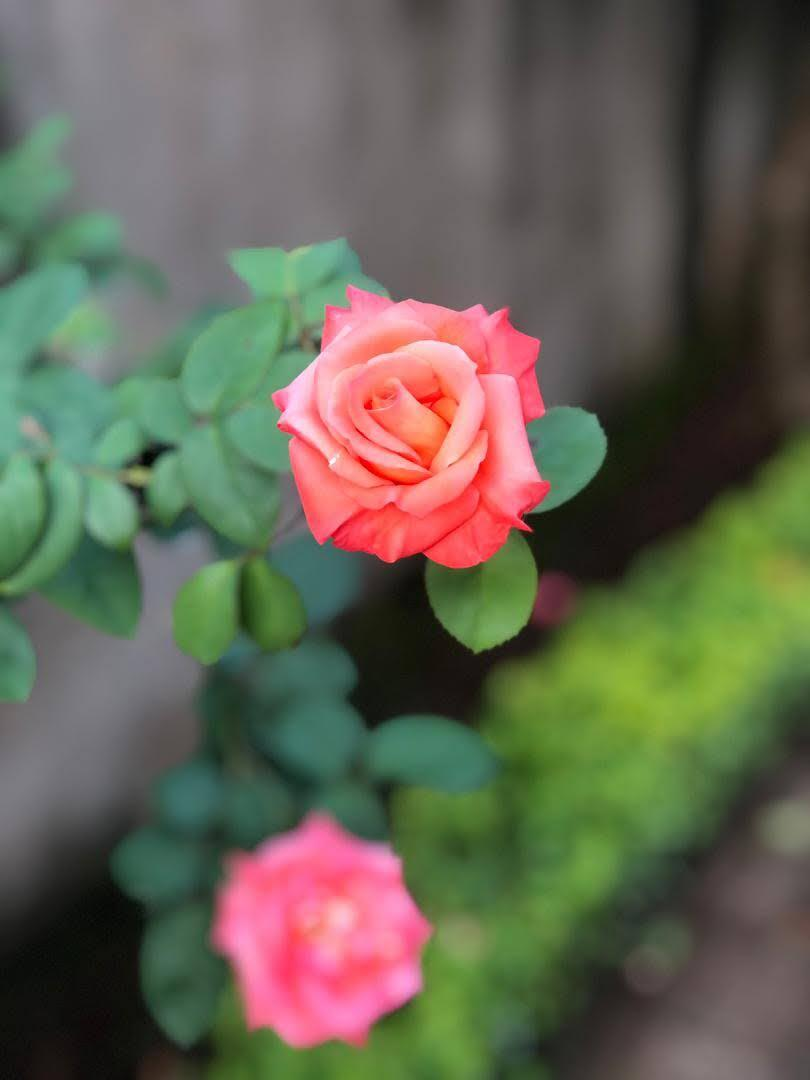
#> input picture data/groundtruth_images/1.jpg, 810 x 1080 px; its folder holds only this picture in this run
$ python cartoonize.py
#> lines starting #> are read from the running program, lines starting #| are printed output that depends on the picture; after the words box and inside, x2 and y2 are one past the last pixel; in counts of white or black regions, pixels touching at a corner belong together
#> further down, image is the input picture: shape (1080, 810, 3); mean B, G, R 83.5, 100.5, 100.6
### scripts/cartoonization_methods.py
import os
import logging
import inspect
import cv2

# Current directory
current_dir = os.getcwd()

# Create and configure the logger
log_file_path = os.path.join(current_dir, '../logs/cartoonize.log')
logging.basicConfig(
    filename=log_file_path,
    filemode='w',
    format='%(asctime)s - %(filename)s line %(lineno)d - %(levelname)s: %(message)s',
    datefmt='%Y-%m-%d %H:%M:%S',
    level=logging.INFO
)

logger = logging.getLogger()

# Cartoonizer 1
# [24 lines left out: function cartoonizer_1, not called in this run]

# Cartoonizer 2
def cartoonizer_2(image):
    logger.info(f'Using {inspect.currentframe().f_code.co_name}') # get the name of the running function

    try:
        ## Apply bilateral filter to smoothen the image while preserving edges
        bilateral_filtered_image = cv2.bilateralFilter(image, 7, 75, 75)

        ## Convert image to grayscale
        gray_image = cv2.cvtColor(bilateral_filtered_image, cv2.COLOR_BGR2GRAY)
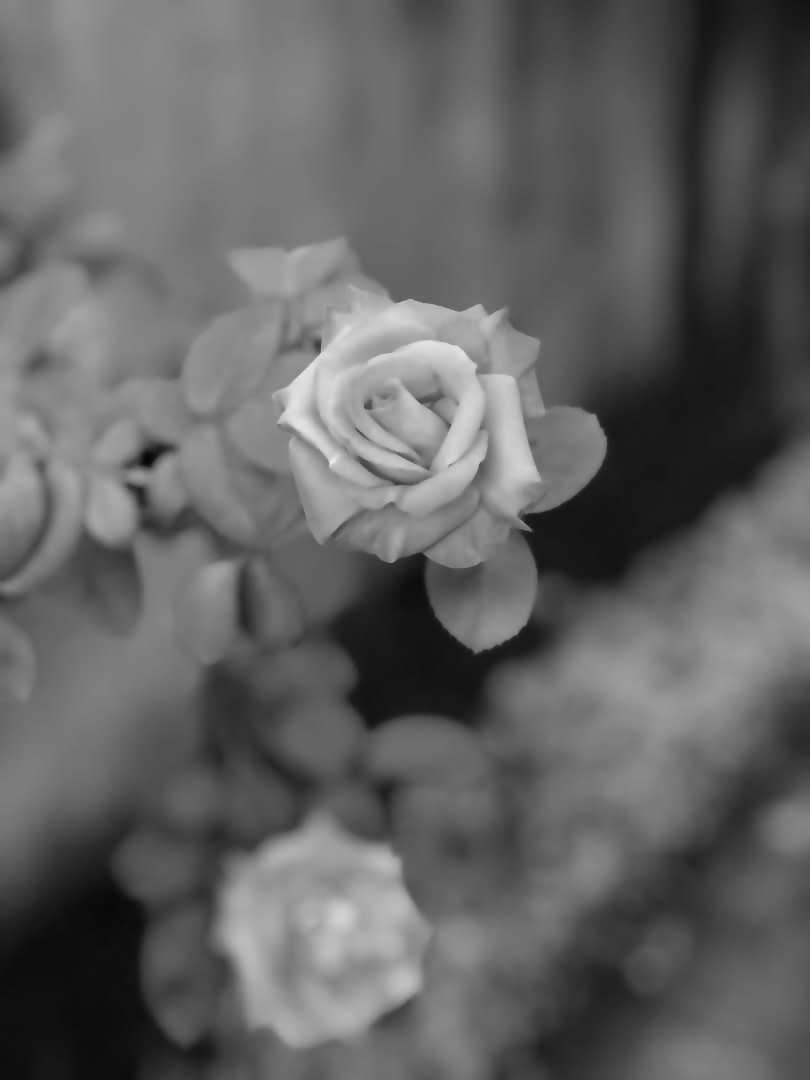
#> gray_image: shape (1080, 810); min 7, max 237, mean 98.6

        ## Apply adaptive thresholding to extract edges
        edge_detected_image = cv2.adaptiveThreshold(gray_image, 255, cv2.ADAPTIVE_THRESH_MEAN_C, cv2.THRESH_BINARY, 9, 2)
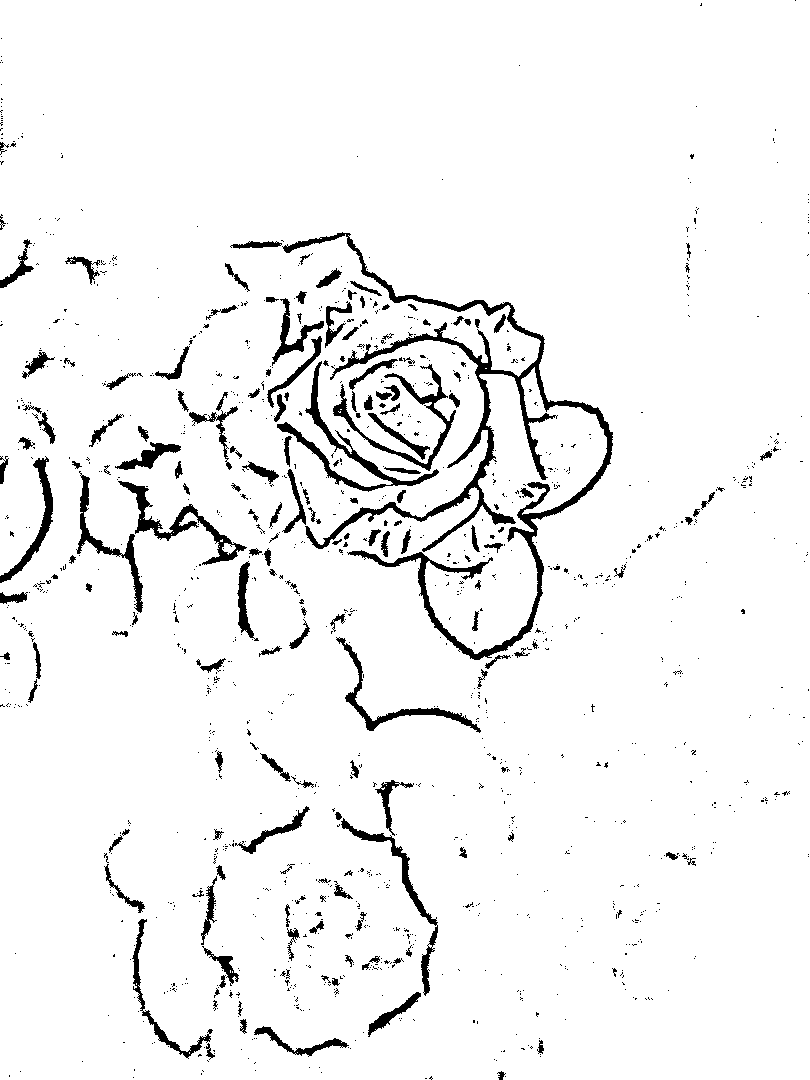
#> edge_detected_image: shape (1080, 810); 95% white; 1291 black regions (1111 under 20 px), largest, box (x1, y1, x2, y2) and area: (282, 232, 613, 660) 11191, (277, 361, 439, 492) 2072, (118, 481, 247, 565) 1721

        ## Convert edges back to color
        edge_detected_image = cv2.cvtColor(edge_detected_image, cv2.COLOR_GRAY2BGR)

        ## Apply bitwise_and to merge the edges with the original image
        cartoon = cv2.bitwise_and(bilateral_filtered_image, edge_detected_image)
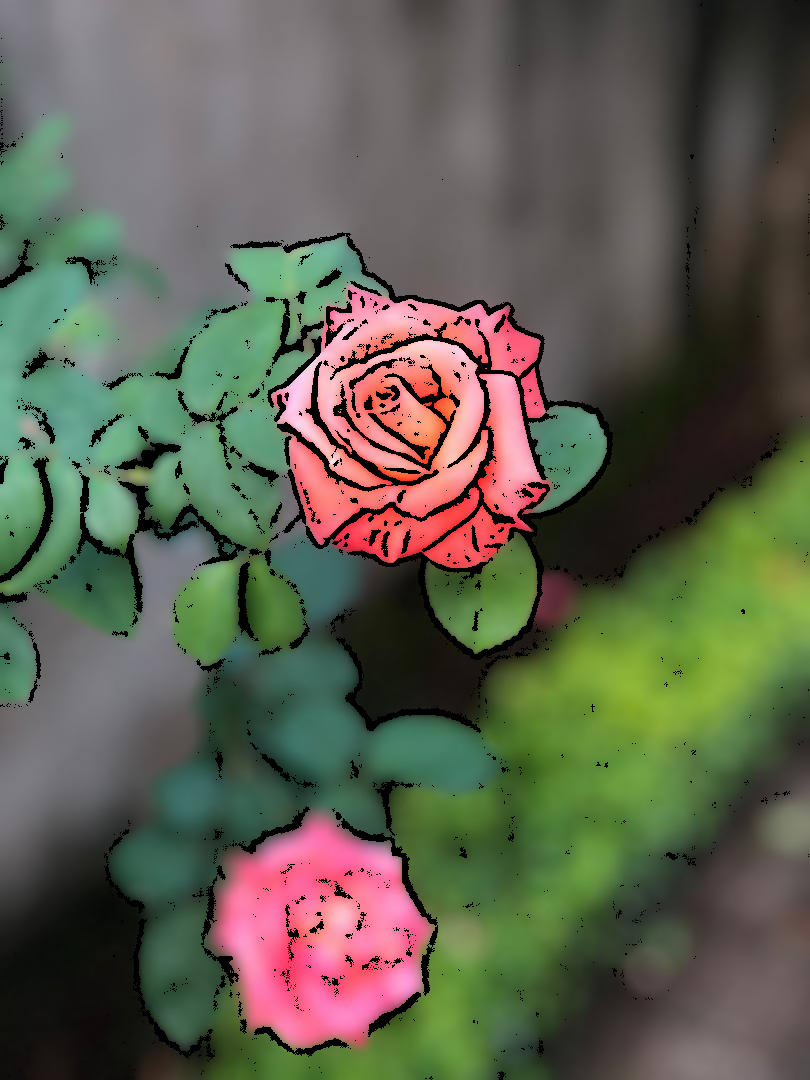
#> cartoon: shape (1080, 810, 3); mean B, G, R 79.7, 96.1, 94.4
    except Exception as e:
        logger.error(e)
        return
    else:
        logger.info('Complete')
        return cartoon

# If the module is correctly loaded
msg = 'Cartoonization methods loaded successfully'
print(msg), logger.info(msg)

### scripts/utils.py
import os
import logging
from time import time
import sys
import shutil

# Default log file
current_dir = os.getcwd()
log_file_path = os.path.join(current_dir, '../logs/untracked.log')

def create_if_not_exist_or_delete_everything_inside(folder_path, log_file_path=log_file_path):
    """
    This function takes a folder path and a log file path as arguments and:
    - creates the folder if it doesn't exist,
    - empty it otherwise.

    The log file path specifies where to write the logs when this function is called.
    """

    # Log file concerns
    logging.basicConfig(
        filename=log_file_path,
        filemode='a',
        format='%(asctime)s - %(filename)s line %(lineno)d - %(levelname)s: %(message)s',
        datefmt='%Y-%m-%d %H:%M:%S',
        level=logging.INFO
    )

    logger = logging.getLogger()

    # Start
    start = time()
    msg = f'utils.create_if_not_exist_or_delete_everything_inside running...'
    print(msg), logger.info(msg)

    # Create the folder if it doesn't exist
    if not os.path.exists(folder_path):
        msg = f'Folder {folder_path} not found'
        print(msg), logger.info(msg)
        msg = 'Creating it...'
        print(msg), logger.info(msg)
        try:
            os.makedirs(folder_path)
            msg = f'Folder {folder_path} created successfully within {time() - start}s'
            print(msg), logger.info(msg)
        except Exception as e:
            print(e), logger.error(e)
            sys.exit()
    # Delete everything inside it otherwise
    else:
        msg = f'Folder {folder_path} already exists'
        print(msg), logger.info(msg)
        msg = 'Emptying it...'
        print(msg), logger.info(msg)
        for filename in os.listdir(folder_path):
            file_path = os.path.join(folder_path, filename)
            try:
                if os.path.isfile(file_path) or os.path.islink(file_path):
                    os.unlink(file_path)
                elif os.path.isdir(file_path):
                    shutil.rmtree(file_path)
            except Exception as e:
                msg = f'Failed to delete {file_path}. Reason: {e}'
                print(msg), logger.error(msg)
                sys.exit()
        msg = f'Deletion done within {time() - start}s'
        print(msg), logger.info(msg)

### scripts/cartoonize.py
from time import time
import os
import logging
import sys
from utils import create_if_not_exist_or_delete_everything_inside
from tqdm import tqdm
from natsort import natsorted
import cv2
import cartoonization_methods
import random

# Start
start = time()

# Current directory
current_dir = os.getcwd()

# Create and configure the logger
log_file_path = os.path.join(current_dir, '../logs/cartoonization.log')
logging.basicConfig(
    filename=log_file_path,
    filemode='w',
    format='%(asctime)s - %(filename)s line %(lineno)d - %(levelname)s: %(message)s',
    datefmt='%Y-%m-%d %H:%M:%S',
    level=logging.INFO
)

logger = logging.getLogger()

# Access the groundtruth images directory
msg = 'Accessing the images directory...'
print(msg), logger.info(msg)

groundtruth_images_dir = os.path.join(current_dir, '../data/groundtruth_images')

if os.path.exists(groundtruth_images_dir):
    msg = 'Successfully accessed ' + groundtruth_images_dir
    print(msg), logger.info(msg)
else:
    msg = groundtruth_images_dir + ' not found'
    print(msg), logger.error(msg)
    sys.exit()

# Cartoonize the images
msg = 'Start cartoonizing...'
print(msg), logger.info(msg)
msg = 'Creating the cartoonized images directory...'
print(msg), logger.info(msg)

## Preparing the cartoonized images directory
cartoonized_images_dir = os.path.join(current_dir, '../data/cartoonized_images')
create_if_not_exist_or_delete_everything_inside(cartoonized_images_dir)

## Cartoonification process
msg = 'Cartoonization running...'
print(msg), logger.info(msg)
for image_file in tqdm(natsorted(os.listdir(groundtruth_images_dir))):
    ### Read the image
    image_path = os.path.join(groundtruth_images_dir, image_file)
    try:
        image = cv2.imread(image_path)
    except Exception as e:
        print(e), logger.error(e)
    else:
        if image is not None:
            logger.info(f'{image_path}, loaded successfully')
            ### Choose a method and use it
            try:
                #### Select only the functions from the cartoonization_methods module
                functions = [func for func in dir(cartoonization_methods) if callable(getattr(cartoonization_methods, func))]

                #### Pick one of them
                cartoonizer = random.choice(functions)

                #### Call it on the image
                cartoon = getattr(cartoonization_methods, cartoonizer)(image)
            except Exception as e:
                print(e), logger.error(e)
            else:
                ### Save the cartoonized image
                cartoonized_image_path = os.path.join(cartoonized_images_dir, image_file)
                try:
                    cv2.imwrite(cartoonized_image_path, cartoon)
                    logger.info(f'Cartoonized image saved to {cartoonized_image_path}')
                except Exception as e:
                    print(e), logger.error(e)
        else:
            msg = f'{image_path} couldn\'t be read'
            print(msg), logger.error(msg)
msg = 'Done'
print(msg), logger.info(msg)

# End
end = time() - start
msg = f'Cartoonization finished within {end}s'
print(msg), logger.info(msg)

$ run again, on data/groundtruth_images/134.jpg
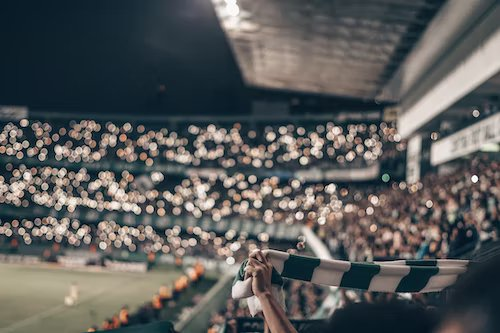
#> input picture data/groundtruth_images/134.jpg, 500 x 333 px
#> image is the input picture: shape (333, 500, 3); mean B, G, R 90.3, 91, 90.2
#> in cartoonizer_2, `edge_detected_image = cv2.adaptiveThreshold(gray_image, 255, cv2.ADAPT..`:
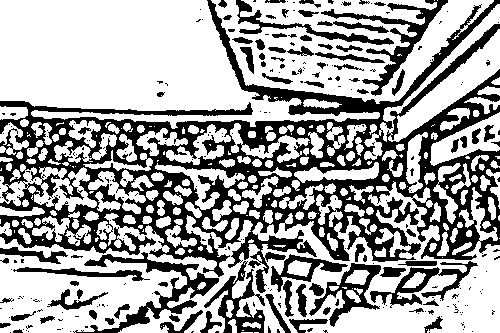
#> edge_detected_image: shape (333, 500); 64.5% white; 293 black regions (212 under 20 px), largest, box (x1, y1, x2, y2) and area: (0, 0, 500, 293) 41103, (73, 252, 219, 333) 2314, (321, 0, 448, 96) 1963
#> in cartoonizer_2, `cartoon = cv2.bitwise_and(bilateral_filtered_image, edge_detected_image)`:
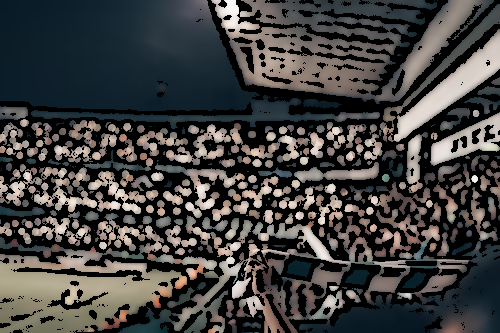
#> cartoon: shape (333, 500, 3); mean B, G, R 64.8, 65.9, 66.3

$ run again, on data/groundtruth_images/138.jpg
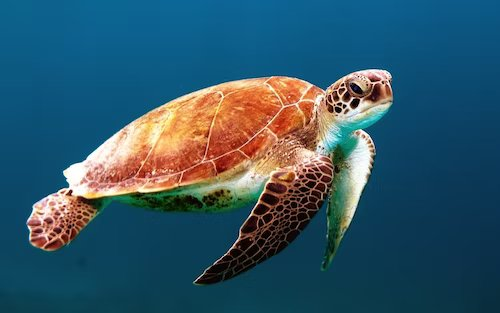
#> input picture data/groundtruth_images/138.jpg, 500 x 313 px
#> image is the input picture: shape (313, 500, 3); mean B, G, R 103.1, 86.9, 50.5
#> in cartoonizer_2, `edge_detected_image = cv2.adaptiveThreshold(gray_image, 255, cv2.ADAPT..`:
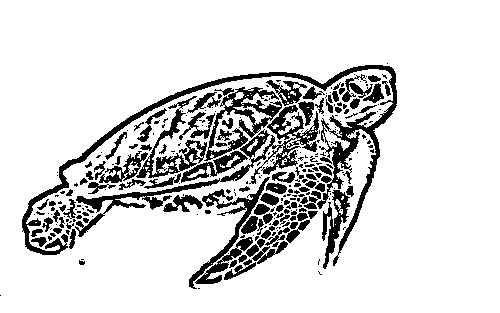
#> edge_detected_image: shape (313, 500); 84.9% white; 281 black regions (173 under 20 px), largest, box (x1, y1, x2, y2) and area: (22, 65, 397, 266) 5134, (75, 105, 319, 237) 3241, (189, 177, 270, 289) 1708
#> in cartoonizer_2, `cartoon = cv2.bitwise_and(bilateral_filtered_image, edge_detected_image)`:
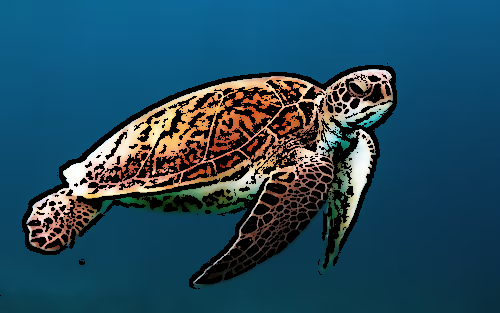
#> cartoon: shape (313, 500, 3); mean B, G, R 93.4, 74.7, 34.8

$ run again, on data/groundtruth_images/143.jpg
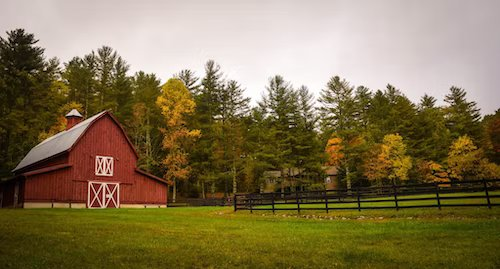
#> input picture data/groundtruth_images/143.jpg, 500 x 269 px
#> image is the input picture: shape (269, 500, 3); mean B, G, R 79.5, 114.9, 129.7
#> in cartoonizer_2, `edge_detected_image = cv2.adaptiveThreshold(gray_image, 255, cv2.ADAPT..`:
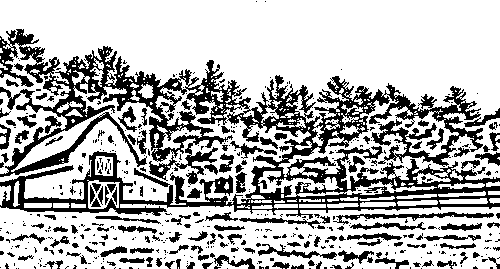
#> edge_detected_image: shape (269, 500); 70.7% white; 489 black regions (352 under 20 px), largest, box (x1, y1, x2, y2) and area: (0, 29, 500, 219) 27690, (333, 212, 494, 225) 599, (258, 244, 337, 259) 355
#> in cartoonizer_2, `cartoon = cv2.bitwise_and(bilateral_filtered_image, edge_detected_image)`:
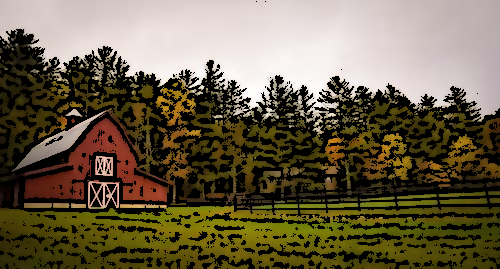
#> cartoon: shape (269, 500, 3); mean B, G, R 73.5, 97, 107.3
